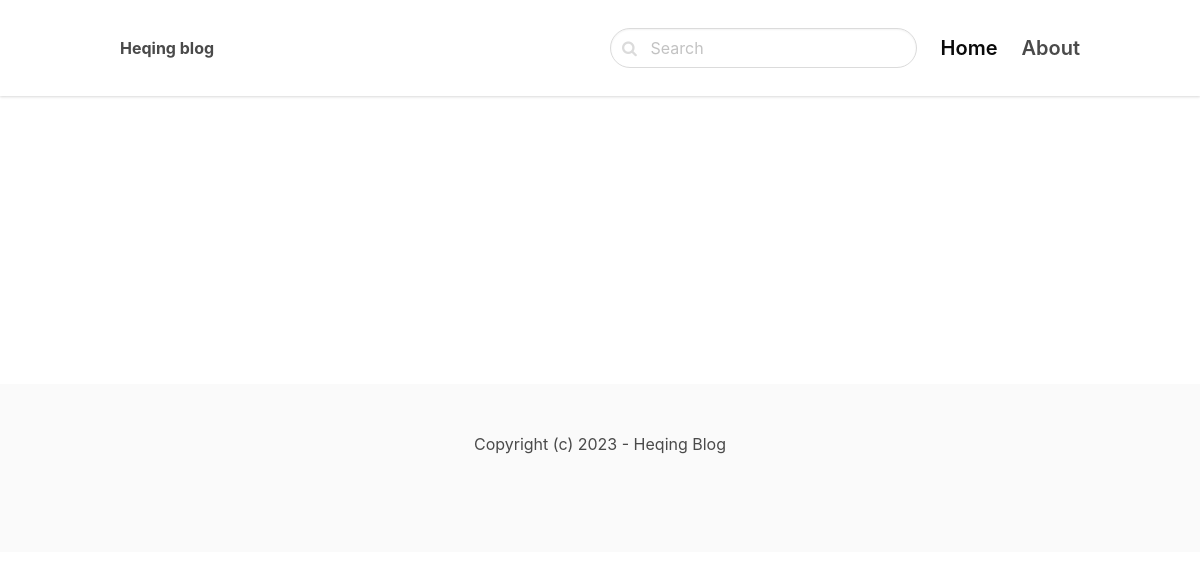
The app's page /, older data.
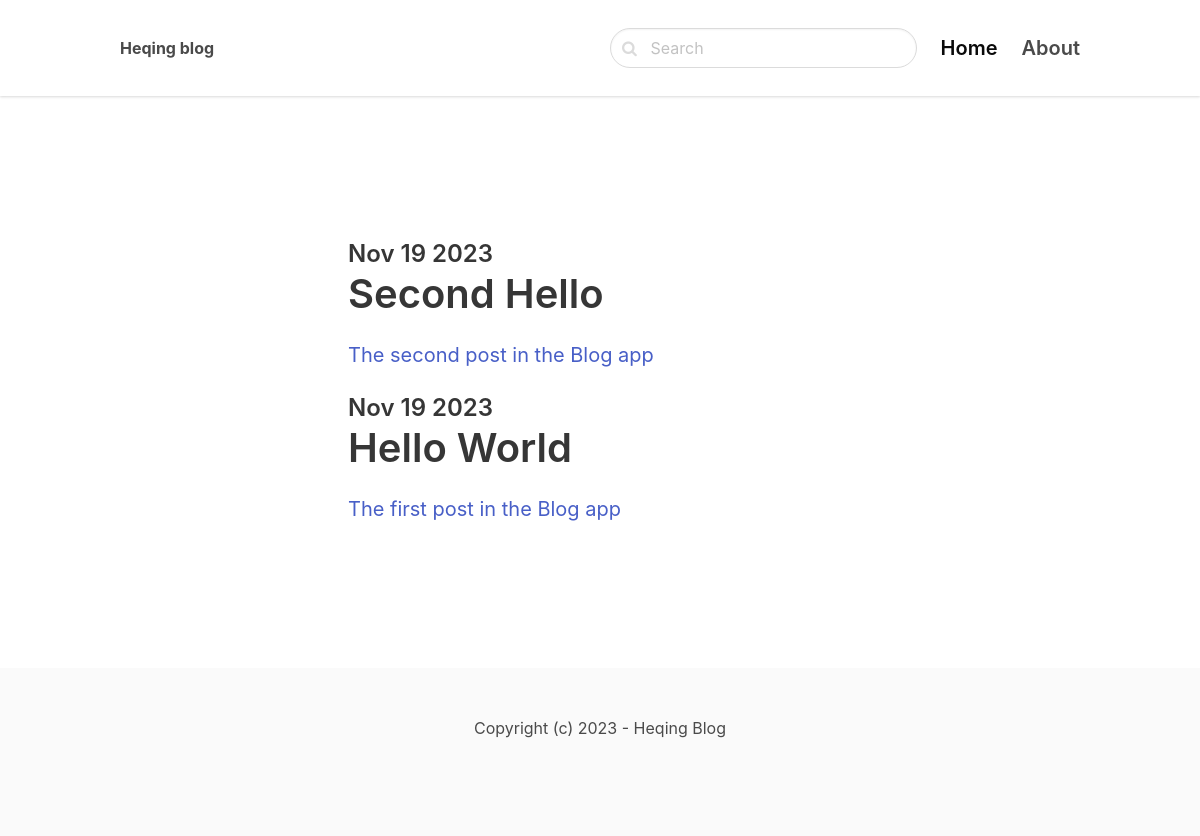
The same page, newer data.
### blog/models.py (models this page shows)
class Post(models.Model):
    title = models.CharField(max_length=255)
    slug = models.SlugField() # internet address for title
    intro = models.TextField()
    body = models.TextField()
    created_at = models.DateTimeField(auto_now_add = True)
    class Meta:
        ordering = ('-created_at',)

### core/views.py (the view)
# urls.py: path('', frontpage, name='frontpage'),
def frontpage(request):
    posts = Post.objects.all()
    return render(request, 'core/frontpage.html', {'posts' : posts}  )

### core/templates/core/frontpage.html (shortened to what this page needs)
{% extends 'core/base.html' %}
{% block content %}
  <section class="hero">
    <div class="hero-body">
      <div class="container">
        <section class="section">
          <div class="columns">
            <div class="column is-8 is-offset-2">
              {% for post in posts %}
                <div class="content is-medium">
                    <a href="{% url 'post_detail' post.slug %}">
                        <h2 class="subtitle is-4">{{ post.created_at|date:'M d Y'}}</h2>
                        <h1 class="title">{{ post.title }}</h1>
                        <p>{{ post.intro }}</p>
                </a>
                </div>
              {% endfor %}
            </div>
          </div>
        </section>
      </div>
    </div>
  </section>
{% endblock %}

### core/templates/core/base.html (shortened to what this page needs)
<!DOCTYPE html>
<html>
  <head>
    <link rel="stylesheet" href="https://unpkg.com/bulma@0.9.2/css/bulma.min.css" />
    <link href="https://stackpath.bootstrapcdn.com/font-awesome/4.7.0/css/font-awesome.min.css" rel="stylesheet" />
  </head>
  <body>
    <nav class="navbar">
      <div class="container">
        <div class="navbar-brand">
          <a class="navbar-item" href="/"><strong>Heqing blog</strong></a>
        </div>
        <div id="navbarMenu" class="navbar-menu">
          <div class="navbar-end">
            <div class="navbar-item">
              <div class="control has-icons-left">
                <input class="input is-rounded" name="query" type="text" placeholder="Search" />
                <span class="icon is-left"></span>
              </div>
            </div>
            <a href="/" class="navbar-item is-active is-size-5 has-text-weight-semibold">Home</a>
            <a href="{% url 'about' %}" class="navbar-item is-size-5 has-text-weight-semibold">About</a>
          </div>
        </div>
      </div>
    </nav>
    <section class="section">
      <div class="container">
        {% block content %}
        {% endblock %}
      </div>
    </section>
    <footer class="footer">
        <div class="content has-text-centered">
            <p>
                Copyright (c) 2023 - Heqing Blog
            </p>
        </div>
    </footer>
  </body>
</html>

### core/templates/core/base.html (style rules this page uses)
nav.navbar { height: 6rem !important; box-shadow: 0 1px 3px 0 rgba(0, 0, 0, 0.1), 0 1px 2px 0 rgba(0, 0, 0, 0.06) !important; }

Row changes from the older to the newer data that the page shows:
added Post: created_at "Nov 19 2023", title "Second Hello", intro "The second post in the Blog app"
added Post: created_at "Nov 19 2023", title "Hello World", intro "The first post in the Blog app"
